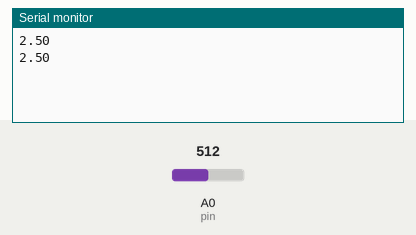
Simulated run of this sketch. Board: Arduino Uno, built with avr-gcc and run on an emulated ATmega328P. Parts: the last lines printed to the serial monitor. The test bench sets the inputs (shaded band); at power-on: A0 (pin) = 512.

Above: at 1.8 s.
1.9 s: A0 (pin) set to 716
At 2.8 s:
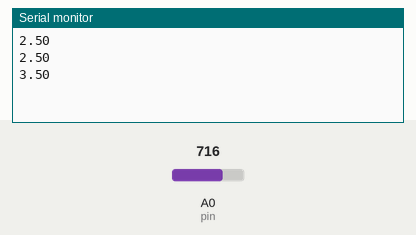
3.4 s: A0 (pin) set to 900
At 4.5 s:
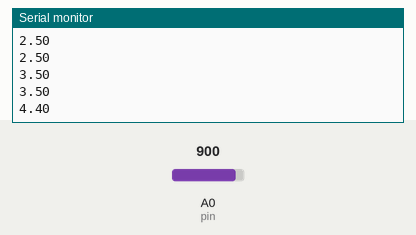
Timing chart, 0 to 6.4 s (numbered marks = the images above; inputs shaded):
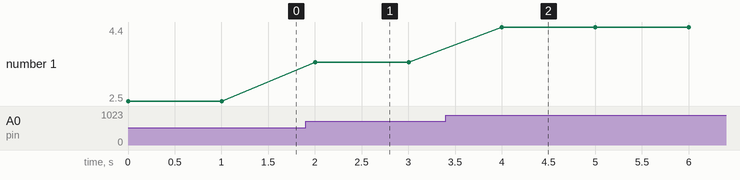

The sketch:

Ardino_As_Voltmeter_Code.ino
```cpp
int pin=A0;
float V2=0.0;

void setup()
{
  pinMode(A0,INPUT);
  Serial.begin(9600);
}

void loop()
{
  V2=analogRead(pin);

  float AV2= (V2/1023)*5;


  Serial.println(AV2);
  delay(1000);
}
```

Measured:
- after the input at 1.9 s, the serial monitor: prints a new line after 0.10 s (image 1)
- after the input at 3.4 s, the serial monitor: prints a new line after 0.60 s (image 2)
- plotted number 1: 2.5 → 3.5 after the input at 1.9 s, 3.5 → 4.4 after the input at 3.4 s
